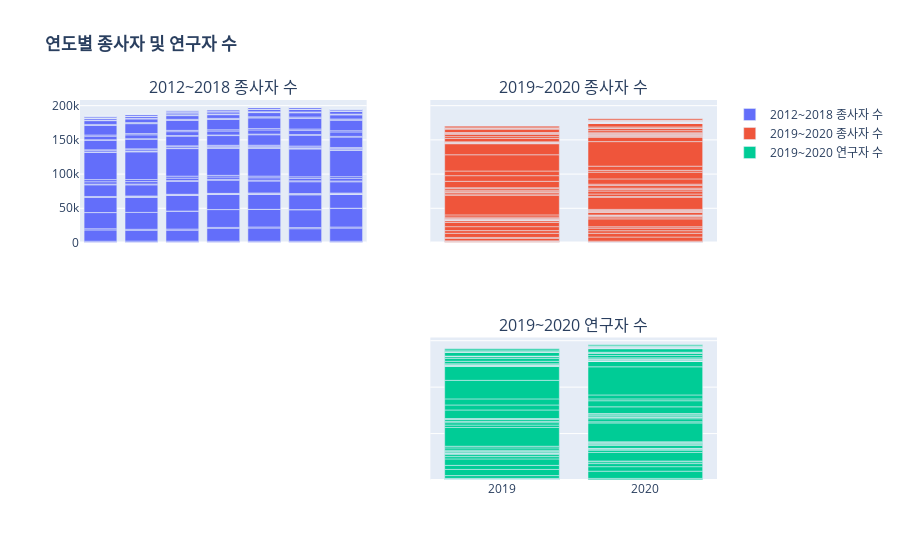

Notebook cell for this chart:
### Code cell
fig = make_subplots(rows=2, cols=2, start_cell="top-left", shared_xaxes=True, shared_yaxes=True, subplot_titles=["2012~2018 종사자 수", "2019~2020 종사자 수", " ", "2019~2020 연구자 수"])

fig.add_bar(x=df_nemp1218["연도"], y=df_nemp1218["종사자"], name="2012~2018 종사자 수", row=1, col=1)
fig.add_bar(x=df_nemp1920["연도"], y=df_nemp1920["종사자"], name="2019~2020 종사자 수", row=1, col=2)
fig.add_bar(x=df_nrsc1920["연도"], y=df_nrsc1920["종사자"], name="2019~2020 연구자 수", row=2, col=2)

fig.update_layout(title="<b>연도별 종사자 및 연구자 수</b>")
fig.show()

ct.get_embed(cp.plot(fig, filename="연도별 종사자 및 연구자 수", auto_open=False))

### Figure 1 — Plotly figure (JSON) as saved in the notebook; plotly's stock layout.template omitted (floating-point values rounded to 4 significant figures; data arrays with more than 128 entries replaced by an {"elided": "..."} marker saying what was removed)
{"data": [{"name": "2012~2018 종사자 수", "type": "bar", "x": {"elided": "280 int values"}, "xaxis": "x", "y": {"elided": "280 int values"}, "yaxis": "y"}, {"name": "2019~2020 종사자 수", "type": "bar", "x": {"elided": "134 int values"}, "xaxis": "x2", "y": {"elided": "134 int values"}, "yaxis": "y2"}, {"name": "2019~2020 연구자 수", "type": "bar", "x": {"elided": "133 int values"}, "xaxis": "x4", "y": {"elided": "133 int values"}, "yaxis": "y4"}], "layout": {"annotations": [{"font": {"size": 16}, "showarrow": false, "text": "2012~2018 종사자 수", "x": 0.225, "xanchor": "center", "xref": "paper", "y": 1, "yanchor": "bottom", "yref": "paper"}, {"font": {"size": 16}, "showarrow": false, "text": "2019~2020 종사자 수", "x": 0.775, "xanchor": "center", "xref": "paper", "y": 1, "yanchor": "bottom", "yref": "paper"}, {"font": {"size": 16}, "showarrow": false, "text": " ", "x": 0.225, "xanchor": "center", "xref": "paper", "y": 0.375, "yanchor": "bottom", "yref": "paper"}, {"font": {"size": 16}, "showarrow": false, "text": "2019~2020 연구자 수", "x": 0.775, "xanchor": "center", "xref": "paper", "y": 0.375, "yanchor": "bottom", "yref": "paper"}], "title": {"text": "<b>연도별 종사자 및 연구자 수</b>"}, "xaxis": {"anchor": "y", "domain": [0, 0.45], "matches": "x3", "showticklabels": false}, "xaxis2": {"anchor": "y2", "domain": [0.55, 1], "matches": "x4", "showticklabels": false}, "xaxis3": {"anchor": "y3", "domain": [0, 0.45]}, "xaxis4": {"anchor": "y4", "domain": [0.55, 1]}, "yaxis": {"anchor": "x", "domain": [0.625, 1]}, "yaxis2": {"anchor": "x2", "domain": [0.625, 1], "matches": "y", "showticklabels": false}, "yaxis3": {"anchor": "x3", "domain": [0, 0.375]}, "yaxis4": {"anchor": "x4", "domain": [0, 0.375], "matches": "y3", "showticklabels": false}}}
